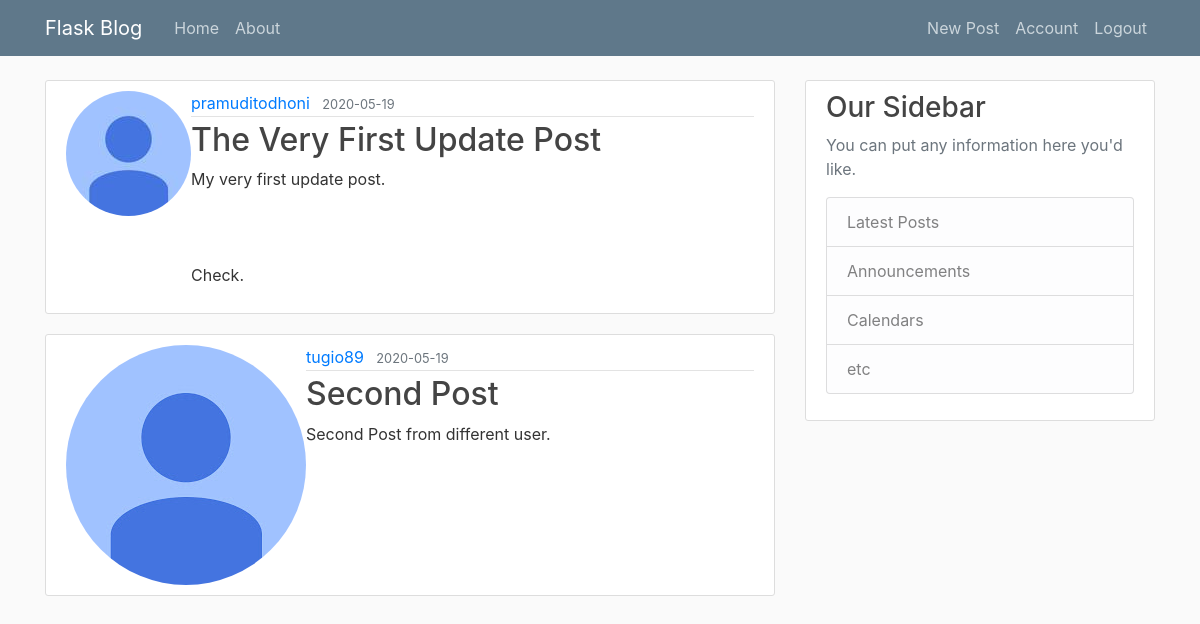
Screenshot of /home (signed in) with the database file from the repository.
### flaskblog/models.py (models this page shows, shortened)
class Post(db.Model):
    id = db.Column(db.Integer, primary_key=True)
    title = db.Column(db.String(100), nullable=False)
    date_posted = db.Column(db.DateTime, nullable=False, default=datetime.utcnow)
    content = db.Column(db.Text, nullable=False)
    user_id = db.Column(db.Integer, db.ForeignKey('user.id'), nullable=False)

class User(db.Model, UserMixin):
    id = db.Column(db.Integer, primary_key=True)
    username = db.Column(db.String(20), unique=True, nullable=False)
    email = db.Column(db.String(120), unique=True, nullable=False)
    image_file = db.Column(db.String(20), nullable=False, default='default.jpg')
    password = db.Column(db.String(60), nullable=False)
    posts = db.relationship('Post', backref='author', lazy=True)

### flaskblog/routes.py (the view)
@app.route('/')
@app.route('/home')
def home():
    posts = Post.query.all()
    return render_template('home.html', posts=posts)

### flaskblog/models.py (called while the page is built)
@login_manager.user_loader
def load_user(user_id):
    return User.query.get(int(user_id))

### flaskblog/templates/home.html
{% extends "layout.html" %}
{% block content %}
    {% for post in posts %}
        <article class="media content-section">
            <img class="rounded-circle article-image" src="{{ url_for('static', filename='profile_pics/' + post.author.image_file) }}">
          <div class="media-body">
            <div class="article-metadata">
              <a class="mr-2" href="#">{{ post.author.username }}</a>
              <small class="text-muted">{{ post.date_posted.strftime('%Y-%m-%d') }}</small>
            </div>
            <h2><a class="article-title" href="{{ url_for('post', post_id=post.id) }}">{{ post.title }}</a></h2>
            <p class="article-content">{{ post.content }}</p>
          </div>
        </article>
    {% endfor %}
{% endblock content %}

### flaskblog/static/main.css (style rules this page uses)
body { background: #fafafa; color: #333333; margin-top: 5rem; }
h1, h2, h3, h4, h5, h6 { color: #444444; }
.content-section { background: #ffffff; padding: 10px 20px; border: 1px solid #dddddd; border-radius: 3px; margin-bottom: 20px; }
.article-title { color: #444444; }
.article-content { white-space: pre-line; }
.article-metadata { padding-bottom: 1px; margin-bottom: 4px; border-bottom: 1px solid #e3e3e3 }

### rows the page displays
Post: image_file (picture), author.username "pramuditodhoni", date_posted "2020-05-19", title "The Very First Update Post", content "My very first update post. Check."
Post: image_file (placeholder picture), author.username "tugio89", date_posted "2020-05-19", title "Second Post", content "Second Post from different user."
